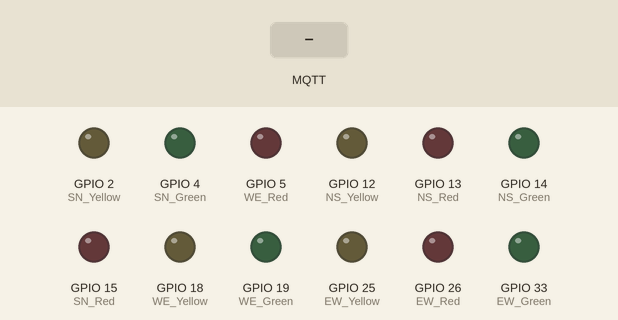
Simulated run of this sketch. Board: ESP32. Parts: output pins drawn as LEDs (lit = HIGH). The test bench sets the inputs (shaded band). WiFi joins after 1.5 s; servers stay silent unless stated; no MQTT or app messages arrive unless stated; what the sketch prints to the serial monitor is not drawn.

Above: at 2.7 s.
2.8 s: MQTT message "NS_GREEN" arrives on the first subscribed topic
At 3.5 s:
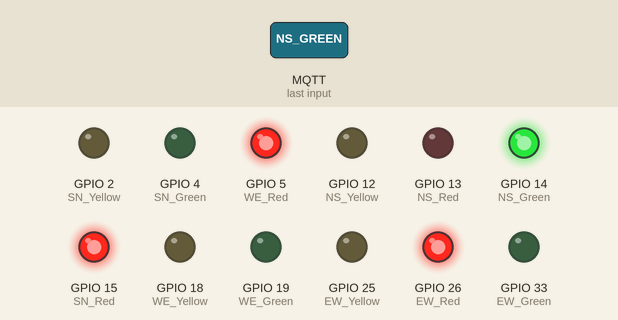
4.3 s: MQTT message "NS_YELLOW" arrives on the first subscribed topic
At 4.7 s:
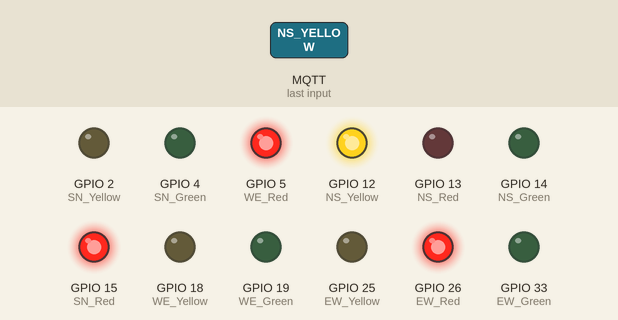
5.8 s: MQTT message "EW_GREEN" arrives on the first subscribed topic
At 7.0 s:
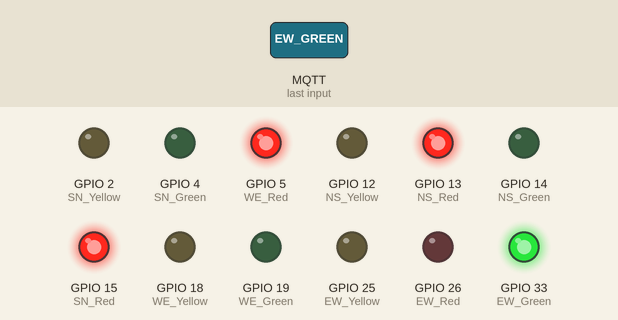
7.3 s: MQTT message "EW_YELLOW" arrives on the first subscribed topic
At 8.2 s:
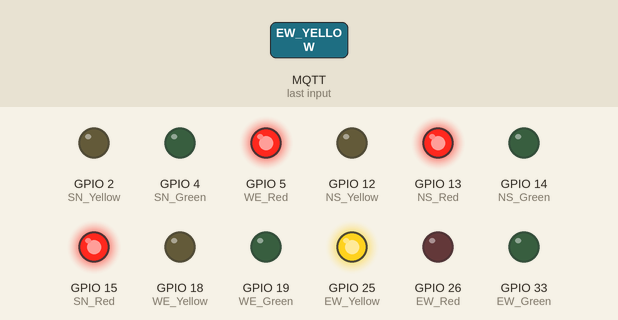
8.8 s: MQTT message "SN_GREEN" arrives on the first subscribed topic
At 9.2 s:
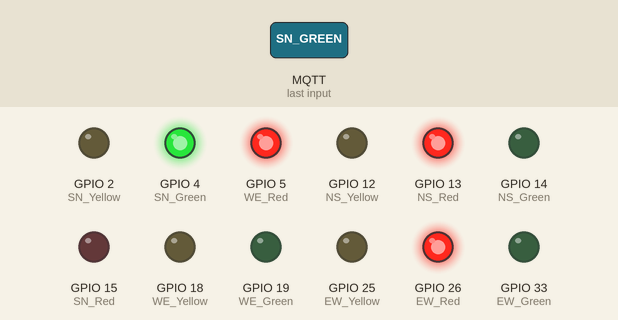
10.3 s: MQTT message "SN_YELLOW" arrives on the first subscribed topic
At 11.7 s:
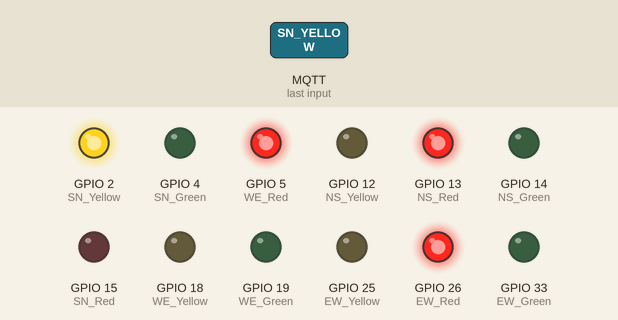
Timing chart, 0 to 12.8 s (numbered marks = the images above; inputs shaded):
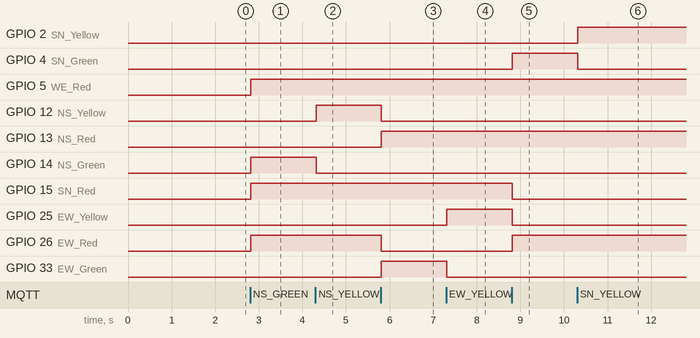

The sketch:

DEMOESP32B.ino
```cpp
#include <WiFi.h>
#include <PubSubClient.h>

// Replace with your network credentials
// const char* ssid = "Airtel_PREMIER ILLAM";
// const char* password = "28130429";
const char* ssid = "Iot";
const char* password = "12345678";

// MQTT Broker settings
const char* mqtt_server = "192.168.105.30";  // IP address of your MQTT broker
const int mqtt_port = 1883;  // Default MQTT port
const char* mqtt_topic = "traffic_lights_B";  // Topic for ESP32 Point B

WiFiClient espClient;
PubSubClient client(espClient);

// Traffic Light Pins
const int NS_Red = 13, NS_Yellow = 12, NS_Green = 14;
const int EW_Red = 26, EW_Yellow = 25, EW_Green = 33;
const int SN_Red = 15, SN_Yellow = 2, SN_Green = 4;
const int WE_Red = 5, WE_Yellow = 18, WE_Green = 19;

void setup() {
  Serial.begin(9600);
  setupWiFi();
  client.setServer(mqtt_server, mqtt_port);
  client.setCallback(callback);

  pinMode(NS_Red, OUTPUT);
  pinMode(NS_Yellow, OUTPUT);
  pinMode(NS_Green, OUTPUT);

  pinMode(EW_Red, OUTPUT);
  pinMode(EW_Yellow, OUTPUT);
  pinMode(EW_Green, OUTPUT);

  pinMode(SN_Red, OUTPUT);
  pinMode(SN_Yellow, OUTPUT);
  pinMode(SN_Green, OUTPUT);

  pinMode(WE_Red, OUTPUT);
  pinMode(WE_Yellow, OUTPUT);
  pinMode(WE_Green, OUTPUT);

  resetAllLights();
}

void loop() {
  if (!client.connected()) {
    reconnect();
  }
  client.loop();
}

void reconnect() {
  while (!client.connected()) {
    Serial.print("Attempting MQTT connection...");
    if (client.connect("ESP32Client_B")) {
      Serial.println("connected");
      client.subscribe(mqtt_topic);  // Subscribe to the topic
    } else {
      Serial.print("failed, rc=");
      Serial.print(client.state());
      Serial.println(" try again in 5 seconds");
      delay(5000);
    }
  }
}

void callback(char* topic, byte* payload, unsigned int length) {
  String command;
  for (int i = 0; i < length; i++) {
    command += (char)payload[i];
  }
  Serial.print("Message arrived [");
  Serial.print(topic);
  Serial.print("] ");
  Serial.println(command);
  processCommand(command);
}

void processCommand(String command) {
  Serial.print("Processing command: ");
  Serial.println(command);
  resetAllLights();

  if (command == "NS_GREEN") {
    digitalWrite(NS_Green, HIGH);
    digitalWrite(EW_Red, HIGH);
    digitalWrite(SN_Red, HIGH);
    digitalWrite(WE_Red, HIGH);
  } else if (command == "NS_YELLOW") {
    digitalWrite(NS_Yellow, HIGH);
    digitalWrite(EW_Red, HIGH);
    digitalWrite(SN_Red, HIGH);
    digitalWrite(WE_Red, HIGH);
  } else if (command == "EW_GREEN") {
    digitalWrite(EW_Green, HIGH);
    digitalWrite(NS_Red, HIGH);
    digitalWrite(SN_Red, HIGH);
    digitalWrite(WE_Red, HIGH);
  } else if (command == "EW_YELLOW") {
    digitalWrite(EW_Yellow, HIGH);
    digitalWrite(NS_Red, HIGH);
    digitalWrite(SN_Red, HIGH);
    digitalWrite(WE_Red, HIGH);
  } else if (command == "SN_GREEN") {
    digitalWrite(SN_Green, HIGH);
    digitalWrite(NS_Red, HIGH);
    digitalWrite(EW_Red, HIGH);
    digitalWrite(WE_Red, HIGH);
  } else if (command == "SN_YELLOW") {
    digitalWrite(SN_Yellow, HIGH);
    digitalWrite(NS_Red, HIGH);
    digitalWrite(EW_Red, HIGH);
    digitalWrite(WE_Red, HIGH);
  } else if (command == "WE_GREEN") {
    digitalWrite(WE_Green, HIGH);
    digitalWrite(NS_Red, HIGH);
    digitalWrite(EW_Red, HIGH);
    digitalWrite(SN_Red, HIGH);
  } else if (command == "WE_YELLOW") {
    digitalWrite(WE_Yellow, HIGH);
    digitalWrite(NS_Red, HIGH);
    digitalWrite(EW_Red, HIGH);
    digitalWrite(SN_Red, HIGH);
  }
   else if (command == "ALL_RED") {
    digitalWrite(NS_Red, HIGH);
    digitalWrite(EW_Red, HIGH);
    digitalWrite(SN_Red, HIGH);
    digitalWrite(WE_Red, HIGH);
  }
}

void resetAllLights() {
  digitalWrite(NS_Red, LOW);
  digitalWrite(NS_Yellow, LOW);
  digitalWrite(NS_Green, LOW);

  digitalWrite(EW_Red, LOW);
  digitalWrite(EW_Yellow, LOW);
  digitalWrite(EW_Green, LOW);

  digitalWrite(SN_Red, LOW);
  digitalWrite(SN_Yellow, LOW);
  digitalWrite(SN_Green, LOW);

  digitalWrite(WE_Red, LOW);
  digitalWrite(WE_Yellow, LOW);
  digitalWrite(WE_Green, LOW);
}

void setupWiFi() {
  delay(10);
  WiFi.begin(ssid, password);
  while (WiFi.status() != WL_CONNECTED) {
    delay(500);
    Serial.print(".");
  }
  Serial.println("Connected to WiFi");
}
```

Measured:
- after the input at 2.8 s, GPIO 5 (WE_Red), GPIO 14 (NS_Green), GPIO 15 (SN_Red), GPIO 26 (EW_Red): LOW → HIGH at once
- after the input at 4.3 s, GPIO 12 (NS_Yellow): LOW → HIGH at once; GPIO 14 (NS_Green): HIGH → LOW at once
- after the input at 5.8 s, GPIO 12 (NS_Yellow), GPIO 26 (EW_Red): HIGH → LOW at once; GPIO 13 (NS_Red), GPIO 33 (EW_Green): LOW → HIGH at once
- after the input at 7.3 s, GPIO 25 (EW_Yellow): LOW → HIGH at once; GPIO 33 (EW_Green): HIGH → LOW at once
- after the input at 8.8 s, GPIO 4 (SN_Green), GPIO 26 (EW_Red): LOW → HIGH at once; GPIO 15 (SN_Red), GPIO 25 (EW_Yellow): HIGH → LOW at once
- after the input at 10.3 s, GPIO 2 (SN_Yellow): LOW → HIGH at once; GPIO 4 (SN_Green): HIGH → LOW at once
